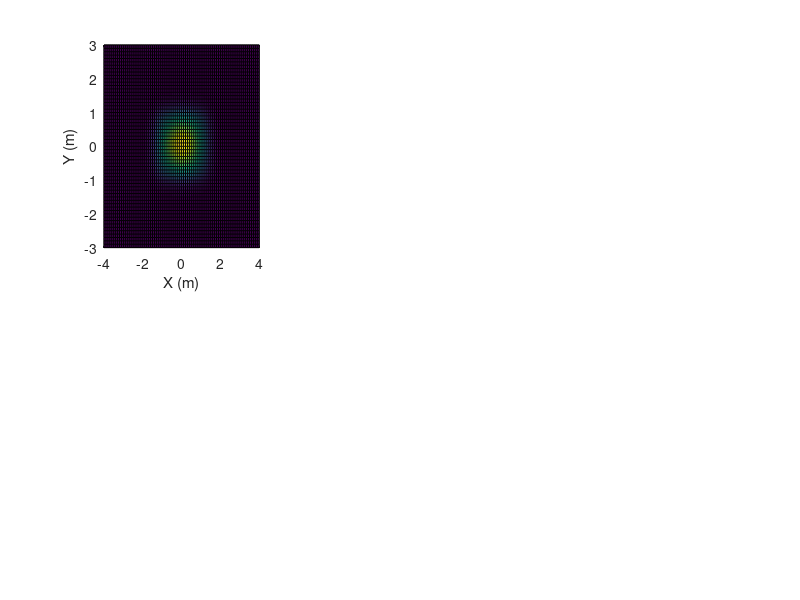

Reproduce this figure in MATLAB. (Note: this script raises an error after producing the figure.)
%% 物理参数
EPS0 = 8.85e-12;
MU0 = pi * 4e-7;
C0 = 1 / sqrt(MU0*EPS0);
Z0 = sqrt(MU0/EPS0);

%% 全局参数
lx = 8;
ly = 6;
dx = 0.1;
dy = 0.1;
lambda = 1.55;
w = 3;
h = 2;
index = 1.8;
backIndex = 1.1;
nmodes = 20;
nmodes_max = 100;
toler = 1e-6;
%% 参数计算

k0 = 2 * pi / lambda;

cx = round(lx/dx);
cy = round(ly/dy);
nx = cx + 1;
ny = cy + 1;
nt = nx * ny;
I = ones(nt, 1);

%% 建模

x = (-lx / 2:dx:lx / 2)';
y = (-ly / 2:dy:ly / 2)';
xm = x + dx / 2;
ym = y + dy / 2;

s1 = [dsearchn(x, -w/2), dsearchn(x, w/2), dsearchn(y, -h/2), dsearchn(y, h/2)]';

eps_x = backIndex * backIndex * ones(nx, ny);
eps_y = backIndex * backIndex * ones(nx, ny);
eps_z = backIndex * backIndex * ones(nx, ny);

eps_x(s1(1):s1(2)-1, s1(3):s1(4)) = index^2;
eps_y(s1(1):s1(2), s1(3):s1(4)-1) = index^2;
eps_z(s1(1):s1(2), s1(3):s1(4)) = index^2;

% eps_x(s1(1):s1(2)-1, s1(3)) = 0.5 * (backIndex^2 + index^2);
% eps_x(s1(1):s1(2)-1, s1(4)) = 0.5 * (backIndex^2 + index^2);
%
% eps_y(s1(1), s1(3):s1(4)-1) = 0.5 * (backIndex^2 + index^2);
% eps_y(s1(2), s1(3):s1(4)-1) = 0.5 * (backIndex^2 + index^2);
%
% eps_z(s1(1):s1(2), s1(3)) = 0.5 * (backIndex^2 + index^2);
% eps_z(s1(1):s1(2), s1(4)) = 0.5 * (backIndex^2 + index^2);
% eps_z(s1(1), s1(3):s1(4)) = 0.5 * (backIndex^2 + index^2);
% eps_z(s1(2), s1(3):s1(4)) = 0.5 * (backIndex^2 + index^2);
%
% eps_z(s1(1), s1(3)) = 0.25 * (3 * backIndex^2 + index^2);
% eps_z(s1(1), s1(4)) = 0.25 * (3 * backIndex^2 + index^2);
% eps_z(s1(2), s1(3)) = 0.25 * (3 * backIndex^2 + index^2);
% eps_z(s1(2), s1(4)) = 0.25 * (3 * backIndex^2 + index^2);
%% 构建算子

UX = spdiags([-I, I]/dx, [0, 1], nt, nt);
for i = nx:nx:nt
    UX(i, :) = UX(i-1, :);
end

UY = spdiags([-I, I]/dy, [0, nx], nt, nt);
UY(nt-nx+1:nt, :) = UY(nt-2*nx+1:nt-2*nx+nx, :);

VX = spdiags([-I, I]/dx, [-1, 0], nt, nt);
for i = 1:nx:nt
    VX(i, :) = 0;
end

VY = spdiags([-I, I]/dy, [-nx, 0], nt, nt);
VY(1:nx, :) = 0;
%% 构建矩阵

EPS_X = spdiags(eps_x(:), 0, nt, nt);
EPS_Y = spdiags(eps_y(:), 0, nt, nt);
EPS_Z = spdiags(eps_z(:), 0, nt, nt);

MU_X = speye(nt);
MU_Y = speye(nt);
MU_Z = speye(nt);

Pxx = -VX / k0 * inv(MU_Z) * UY;
Pxy = VX / k0 * inv(MU_Z) * UX + k0 * EPS_Y;
Pyx = -VY / k0 * inv(MU_Z) * UY - k0 * EPS_X;
Pyy = VY / k0 * inv(MU_Z) * UX;

P = [Pxx, Pxy; Pyx, Pyy];

Qxx = -UX / k0 * inv(EPS_Z) * VY;
Qxy = UX / k0 * inv(EPS_Z) * VX + k0 * MU_Y;
Qyx = -UY / k0 * inv(EPS_Z) * VY - k0 * MU_X;
Qyy = UY / k0 * inv(EPS_Z) * VX;

Q = [Qxx, Qxy; Qyx, Qyy];

[et_, d] = eigs(-Q*P, nmodes_max, index*index*k0*k0);
neff_ = sqrt(diag(d)) / k0;
%% 删除特征值

flag = ones(size(neff_));
for i = 2:length(neff_) - 1
    if neff_(i) - neff_(i+1) < toler || neff_(i-1) - neff_(i) < toler
        flag(i) = 0;
    end
end
neff = neff_(flag > 0);
et = et_(:, flag > 0);

neff = neff(1:nmodes);
et = et(:, 1:nmodes);
%% 计算场分量

ex = et(1:nt, :);
ey = et(nt+1:2*nt, :);

for midx = 1:nmodes
    beta = neff(midx) * k0;
    hx(:, midx) = -1i / beta * (Pxx * ex(:, midx) + Pxy * ey(:, midx));
    hy(:, midx) = -1i / beta * (Pyx * ex(:, midx) + Pyy * ey(:, midx));
end

ez = 1 / k0 * inv(EPS_Z) * (VX * hy - VY * hx);
hz = 1 / k0 * inv(MU_Z) * (UX * ey - UY * ex);

F.Ex = reshape(ex, nx, ny, nmodes);
F.Ey = reshape(ey, nx, ny, nmodes);
F.Ez = reshape(ez, nx, ny, nmodes);
F.Hx = reshape(hx, nx, ny, nmodes) * 1i / Z0;
F.Hy = reshape(hy, nx, ny, nmodes) * 1i / Z0;
F.Hz = reshape(hz, nx, ny, nmodes) * 1i / Z0;

%% 绘图
fp = "images/fde/";
mkdir(fp);

for midx = 1:nmodes

    subplot(231)
    pcolor(x, y, abs(F.Ex(:, :, midx))');
    xlabel("X (m)")
    ylabel("Y (m)")
    subtitle("Ex Amplititude")
    axis equal
    shading interp
    colormap jet
    colorbar

    subplot(232)
    pcolor(x, y, abs(F.Ey(:, :, midx))');
    xlabel("X (m)")
    ylabel("Y (m)")
    subtitle("Ey Amplititude")
    axis equal
    shading interp
    colormap jet
    colorbar

    subplot(233)
    pcolor(x, y, abs(F.Ez(:, :, midx))');
    xlabel("X (m)")
    ylabel("Y (m)")
    subtitle("Ez Amplititude")
    axis equal
    shading interp
    colormap jet
    colorbar

    subplot(234)
    pcolor(x, y, abs(F.Hx(:, :, midx))');
    xlabel("X (m)")
    ylabel("Y (m)")
    subtitle("Hx Amplititude")
    axis equal
    shading interp
    colormap jet
    colorbar

    subplot(235)
    pcolor(x, y, abs(F.Hy(:, :, midx))');
    xlabel("X (m)")
    ylabel("Y (m)")
    subtitle("Hy Amplititude")
    axis equal
    shading interp
    colormap jet
    colorbar

    subplot(236)
    pcolor(x, y, abs(F.Hz(:, :, midx))');
    xlabel("X (m)")
    ylabel("Y (m)")
    subtitle("Hz Amplititude")
    axis equal
    shading interp
    colormap jet
    colorbar


    sgtitle("Mode #"+num2str(midx)+"="+num2str(neff(midx)))

    set(gcf ,"OuterPosition",get(0, "ScreenSize"))

    exportgraphics(gcf , fp + "Mode" + num2str(midx) + ".png")

    %
    % drawnow
    %
    % pause(0.1)

end

%% 结构
close

subplot(221)
pcolor(x, y, eps_x');
xlabel("X (m)")
ylabel("Y (m)")
subtitle("eps x")
axis equal
shading interp
colormap jet
colorbar

subplot(222)
pcolor(x, y, eps_y');
xlabel("X (m)")
ylabel("Y (m)")
subtitle("eps y")
axis equal
shading interp
colormap jet
colorbar

subplot(223)
pcolor(x, y, eps_z');
xlabel("X (m)")
ylabel("Y (m)")
subtitle("eps z")
axis equal
shading interp
colormap jet
colorbar

sgtitle("相对介电常数分布")

set(gcf , "outerposition" , get(0,"ScreenSize"))

exportgraphics(gcf , fp + "structure.png")

save(fp + "neff.txt" , "neff","-ascii" ,"-double");